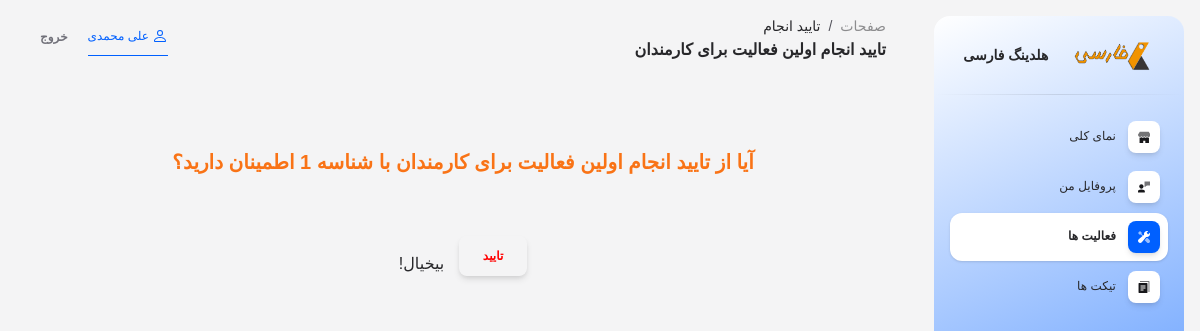
The page /employee/activities/1/is-completed/ (signed in) on the database its author committed.
### app/models.py (models this page shows, shortened)
class Activity(models.Model):
    SENSITIVITY_CHOICES = (
        ('1', 'کم'),
        ('2', 'متوسط'),
        ('3', 'زیاد'),
    )
    user = models.ForeignKey(CustomUser, on_delete=models.CASCADE, related_name='user_activities', verbose_name='کاربر', editable=False)
    creater = models.ForeignKey(CustomUser, on_delete=models.CASCADE, related_name='creater_activities', verbose_name='خالق', editable=False)
    title = models.CharField(verbose_name='عنوان', max_length=1000)
    body = models.TextField(verbose_name='توضیحات')
    start_date = models.CharField(verbose_name='تاریخ شروع', max_length=10)
    start_time = models.TimeField(verbose_name='ساعت شروع')
    end_date = models.CharField(verbose_name='تاریخ پایان', max_length=10)
    end_time = models.TimeField(verbose_name='ساعت پایان')
    sensitivity = models.CharField(verbose_name='حساسیت', max_length=5, choices=SENSITIVITY_CHOICES)
    is_completed = models.BooleanField(verbose_name='وضعیت انجام', default=False)
    visibility = models.BooleanField(verbose_name='وضعیت نمایش')
    class Meta:
        verbose_name = 'فعالیت'
        verbose_name_plural = 'فعالیت ها'
    def __str__(self):
        return self.title

class CustomUser(AbstractUser):
    USER_TYPE_CHOICES = (
        ('1', 'مدیر کل'),
        ('2', 'مدیر'),
        ('3', 'کارمند'),
    )
    user_type = models.CharField(verbose_name='سطح کاربر', max_length=10, choices=USER_TYPE_CHOICES, default='1')
    manager = models.ForeignKey(
        'self',
        on_delete=models.SET_NULL,
        null=True,
        blank=True,
        related_name='manager_employees',
        limit_choices_to={'user_type': '2'},
        verbose_name='مدیر'
    )
    class Meta:
        verbose_name = 'کاربر'
        verbose_name_plural = 'کاربران'

### app/views.py (the view, shortened to what this page needs)
# urls.py: path('employee/activities/<int:pk>/is-completed/', views.EmployeeActivityUpdateView.as_view(), name='employee_edit_activity'),
class EmployeeActivityUpdateView(LoginRequiredMixin, mixins.RoleRequiredMixin, mixins.ActivityOwnerRequiredMixin, mixins.VisibleActivityRequiredMixin, mixins.ApprovedProfileRequiredMixin, mixins.ActiveTimeRequiredMixin, UpdateView):
    allowed_roles = ['3']
    model = models.Activity
    fields = ['is_completed']
    template_name = 'employee/is_completed_activity.html'
    success_url = reverse_lazy('employee_activities')
    def get_context_data(self, **kwargs):
        context = super().get_context_data(**kwargs)
        context['previous_url'] = self.request.META.get('HTTP_REFERER', '/')
        return context

### app/jalali.py (called while the page is built)
    def gregorian_datetime(self):
        return datetime.date(self.gregorian_year, self.gregorian_month, self.gregorian_day)

### app/mixins.py (called while the page is built)
    def dispatch(self, request, *args, **kwargs):
        if not request.user.is_authenticated:
            raise PermissionDenied("ابتدا باید وارد شوید.")
        if str(request.user.user_type) not in self.allowed_roles:
            raise PermissionDenied("شما دسترسی لازم را ندارید.")
        return super().dispatch(request, *args, **kwargs)

    def dispatch(self, request, *args, **kwargs):
        if not hasattr(request.user, 'user_profile') or request.user.user_profile.status != '2':
            raise PermissionDenied("پروفایل شما تایید نشده است.")
        return super().dispatch(request, *args, **kwargs)

    def dispatch(self, request, *args, **kwargs):
        activity = Activity.objects.get(pk=kwargs['pk'])
        if activity.user != request.user:
            raise PermissionDenied("شما صاحب این فعالیت نیستید.")
        return super().dispatch(request, *args, **kwargs)

    def dispatch(self, request, *args, **kwargs):
        activity = Activity.objects.get(pk=kwargs['pk'])
        if activity.visibility == False:
            raise PermissionDenied("این فعالیت مخفی است.")
        return super().dispatch(request, *args, **kwargs)

    def dispatch(self, request, *args, **kwargs):
        activity = Activity.objects.get(pk=kwargs['pk'])
        start_date = jalali.Persian(activity.start_date).gregorian_datetime()
        end_date = jalali.Persian(activity.end_date).gregorian_datetime()
        start = datetime.datetime.combine(start_date, activity.start_time)
        end = datetime.datetime.combine(end_date, activity.end_time)
        if start.tzinfo is None:
            start = make_aware(start)
        if end.tzinfo is None:
            end = make_aware(end)
        if not (start <= now() <= end):
            raise PermissionDenied("این فعالیت در بازه زمانی معتبر نیست.")
        return super().dispatch(request, *args, **kwargs)

### app/views.py (called while the page is built)
def custom_context(request):
    if request.user.is_authenticated:
        not_seen_messages = models.Message.objects.filter(conversation__users=request.user, seen=False).exclude(user=request.user)
        return {
            'not_seen_messages_count': not_seen_messages.count(),
        }
    else:
        return {
            'not_login': True,
        }

### templates/employee/is_completed_activity.html (shortened to what this page needs)
{% extends 'base_employee_dashboard.html' %}
{% load static %}
{% block page1 %}
تایید انجام
{% endblock %}
{% block page2 %}
تایید انجام {{ object }}
{% endblock %}
{% block content %}
<div class="row" style="text-align: center; padding-top: 50px;">
    <h5 style="color: #f97316;">
        آیا از تایید انجام {{ object }} با شناسه {{ object.id }} اطمینان دارید؟
    </h5>
    <form method="post"> {% csrf_token %}
        <br>
        <br>
        <button class="btn btn-netcopy_net" style="margin-left: 10px; color: red;">تایید</button>
        <a href="{{ previous_url }}">بیخیال!</a>
    </form>
</div>
{% endblock %}

### templates/base_employee_dashboard.html (shortened to what this page needs)
{% load static %}
<!DOCTYPE html>
<html lang="fa" dir="rtl">
<head>
    <link type="text/css" rel="stylesheet" href="{% static 'css/jalalidatepicker.min.css' %}" />
    <link id="pagestyle" href="{% static 'css/soft-ui-dashboard.css' %}" rel="stylesheet" />
</head>
<body class="g-sidenav-show rtl bg-gray-100">
    <aside
        class="sidenav navbar navbar-vertical navbar-expand-xs border-0 border-radius-xl my-3 fixed-end me-3 rotate-caret"
        id="sidenav-main" style="background: #FFFFFF;
background: linear-gradient(157deg, rgba(255, 255, 255, 1) 0%, #0060ff 100%);">
        <div class="sidenav-header">
            <div class="navbar-brand m-0" target="_blank">
                <img src="{% static 'img/logo.png' %}" class="navbar-brand-img h-100" alt="main_logo">
                <span class="me-1 font-weight-bold">هلدینگ فارسی</span>
            </div>
        </div>
        <hr class="horizontal dark mt-0">
        <div class="collapse navbar-collapse px-0 w-auto " id="sidenav-collapse-main">
            <ul class="navbar-nav">
                <li class="nav-item">
                    <a class="nav-link {% if '/dashboard/' in request.path %} active {% endif %}"
                        href="{% url 'employee_dashboard' %}">
                        <div
                            class="icon icon-shape icon-sm shadow border-radius-md bg-white text-center ms-2 d-flex align-items-center justify-content-center">
                        </div>
                        <span class="nav-link-text me-1">نمای کلی</span>
                    </a>
                </li>
                <li class="nav-item">
                    <a class="nav-link {% if '/profiles/' in request.path %} active {% endif %}"
                        {% if request.user.user_profile %}
                        href="{% url 'employee_profile' request.user.user_profile.id %}"
                        {% else %}
                        href="{% url 'employee_add_profile' %}"
                        {% endif %}>
                        <div
                            class="icon icon-shape icon-sm shadow border-radius-md bg-white text-center ms-2 d-flex align-items-center justify-content-center">
                        </div>
                        <span class="nav-link-text me-1">پروفایل من</span>
                    </a>
                </li>
                {% if request.user.user_profile.status == '2' %}
                <li class="nav-item">
                    <a class="nav-link {% if '/activities/' in request.path %} active {% endif %}" href="{% url 'employee_activities' %}">
                        <div
                            class="icon icon-shape icon-sm shadow border-radius-md bg-white text-center ms-2 d-flex align-items-center justify-content-center">
                        </div>
                        <span class="nav-link-text me-1">فعالیت ها</span>
                    </a>
                </li>
                <li class="nav-item">
                    <a class="nav-link {% if '/tickets/' in request.path %} active {% endif %}" href="{% url 'employee_tickets' %}">
                        <div
                            class="icon icon-shape icon-sm shadow border-radius-md bg-white text-center ms-2 d-flex align-items-center justify-content-center">
                        </div>
                        <span class="nav-link-text me-1">تیکت ها</span>
                    </a>
                </li>
                {% endif %}
            </ul>
        </div>
    </aside>
    <main class="main-content position-relative max-height-vh-100 h-100 border-radius-lg overflow-x-hidden">
        <nav class="navbar navbar-main navbar-expand-lg px-0 mx-4 shadow-none border-radius-xl" id="navbarBlur"
            navbar-scroll="true">
            <div class="container-fluid py-1 px-3">
                <nav aria-label="breadcrumb">
                    <ol class="breadcrumb bg-transparent mb-0 pb-0 pt-1 px-0 ">
                        <li class="breadcrumb-item text-sm ps-2"><a class="opacity-5 text-dark"
                                href="javascript:;">صفحات</a></li>
                        <li class="breadcrumb-item text-sm text-dark active" aria-current="page">
                            {% block page1 %} {% endblock %}
                        </li>
                    </ol>
                    <h6 class="font-weight-bolder mb-0">{% block page2 %} {% endblock %}</h6>
                </nav>
                <div class="collapse navbar-collapse mt-sm-0 mt-2 px-0" id="navbar">
                    <ul class="navbar-nav me-auto ms-0 justify-content-end">
                        <div
                            style="border: none; outline: none; margin-left: 20px; border-bottom: 1px solid #0060ff; color: #0060ff; padding: 8px 0; font-size: 0.75rem; font-weight: 500;">
                            {% if user.get_full_name %}
                            {{ user.get_full_name }}
                            {% else %}
                            {{ user.username }}
                            {% endif %}
                        </div>
                        <li class="nav-item d-flex align-items-center">
                            <form action="{% url 'logout' %}" method="post">
                                <button type="submit" class="nav-link text-body font-weight-bold px-0">خروج</button>
                            </form>
                        </li>
                    </ul>
                </div>
            </div>
        </nav>
        <div class="container-fluid py-4">
            {% block content %}
            {% endblock %}
        </div>
    </main>
</body>
</html>

### rows shown on the page
Activity: title "اولین فعالیت برای کارمندان"
CustomUser: get_full_name "علی محمدی"
